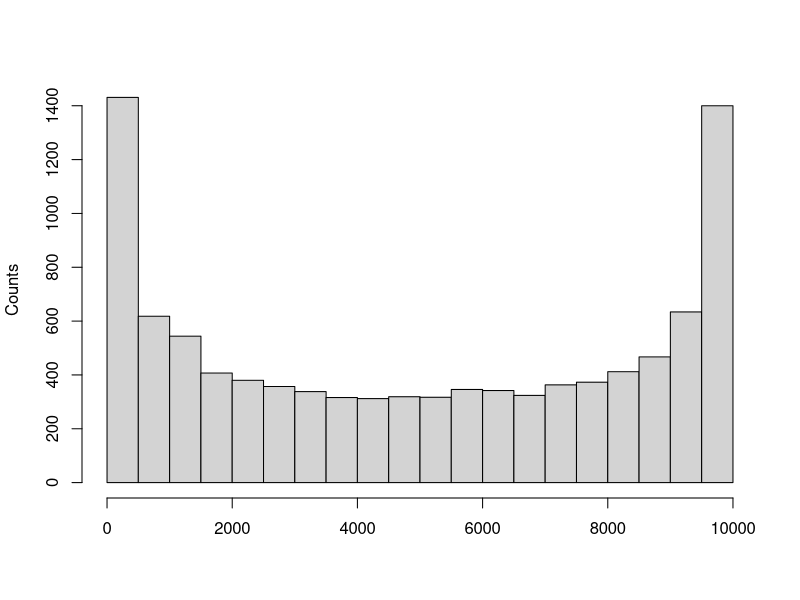

Recreate this plot in R.
# coinflips.R
# Example 8.9
# fluctuations in coin tossing

trials <- 10000
simlist <- numeric(trials)
t <- 0.95
for(i in 1:trials) {rw <- c(0,cumsum(sample(c(-1,1),10000, replace=T)))
  simlist[i] <- if  (0 == length(which(rw[(10000*t):10000]==0))) 1 else 0 }
  mean(simlist)

trials <- 10000
simlist <- numeric(trials)
for(i in 1:trials) {
   rw <- c(0,cumsum(sample(c(-1,1),(trials-1),replace=T)))
   simlist[i] <- tail(which(rw==0),1) 
   }
mean(simlist)
hist(simlist,xlab="",ylab="Counts",main="")

